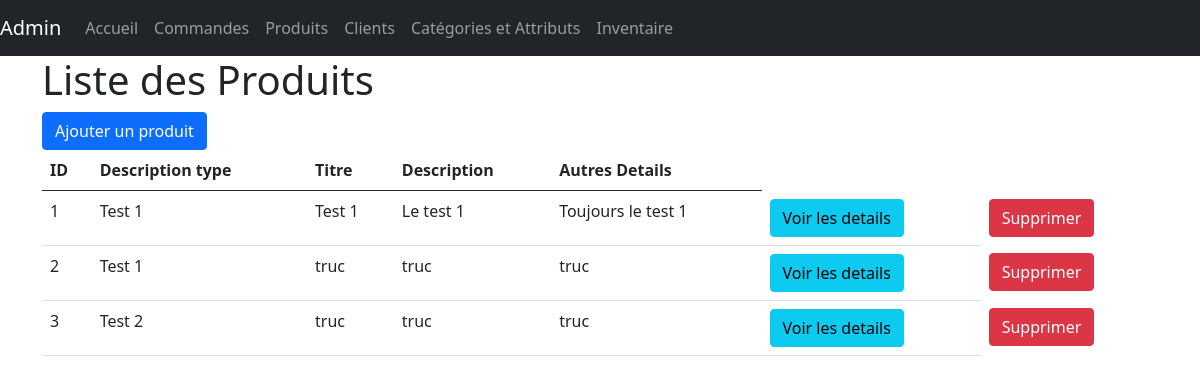
Before: /libraries/view/admin/products.html.php with the older database file.
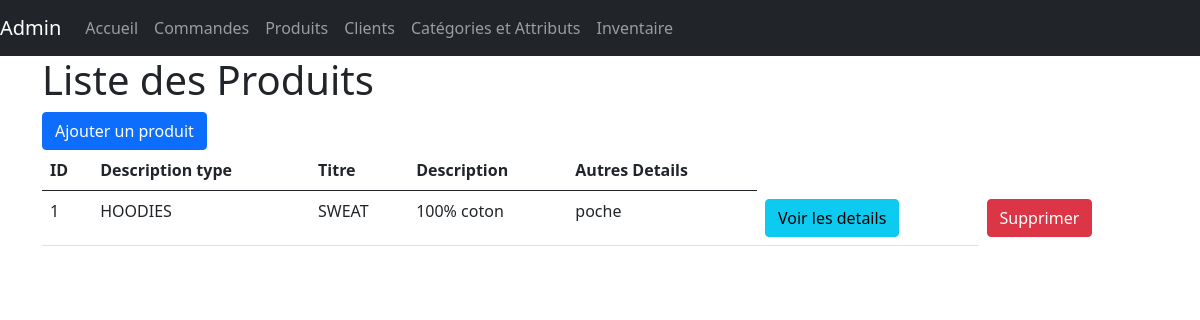
After: the same page with the newer database file.
### tables this page shows
CREATE TABLE IF NOT EXISTS `products` (
  `product_id` int(11) NOT NULL AUTO_INCREMENT,
  `product_type_id` int(11) NOT NULL,
  `product_name` varchar(45) NOT NULL,
  `product_description` mediumtext NOT NULL,
  `other_product_details` varchar(45) NOT NULL,
  PRIMARY KEY (`product_id`),
  KEY `fk_products_Ref_Product_Types1_idx` (`product_type_id`)
);

CREATE TABLE IF NOT EXISTS `ref_product_types` (
  `product_type_id` int(11) NOT NULL AUTO_INCREMENT,
  `parent_product_type_code` int(11) NOT NULL,
  `product_type_description` varchar(45) NOT NULL,
  PRIMARY KEY (`product_type_id`),
  KEY `fk_Ref_Product_Types_Ref_Product_Types1_idx` (`parent_product_type_code`)
);

### libraries/autoload.php (called while the page is built, shortened)
<?php
    spl_autoload_register(
        function ($className) {
            $className = str_replace("\\", "/", $className);
        }
    );

### libraries/Database.php (called while the page is built)
<?php
class Database
{
    private static $instance = null;
    public static function getPdo(): PDO
    {
        if (self::$instance === null) {
            self::$instance = $pdo = new PDO(
                'mysql:host=localhost;dbname=boutique;charset=utf8', 'root', '',
                [
                PDO::ATTR_ERRMODE => PDO::ERRMODE_EXCEPTION,
                PDO::ATTR_DEFAULT_FETCH_MODE => PDO::FETCH_ASSOC
                ]
            );
        }
        return self::$instance;
    }
}

### libraries/models/Models.php (called while the page is built, shortened)
<?php
class Models
{
    public function __construct()
    {
        $this->pdo = \Database::getPdo();
    }
}

### libraries/models/Products.php (called while the page is built, shortened)
<?php
class Products extends Models
{
    protected $pdo;
    public function findAll()
    {
        $sql = "SELECT `product_id`, ref_product_types.product_type_description, `product_name`, `product_description`, `other_product_details` FROM `products`NATURAL JOIN ref_product_types";
        $resultats = $this->pdo->query($sql);
        $articles = $resultats->fetchAll();
        return $articles;
    }
}

### libraries/view/admin/products.html.php (the view, shortened to what this page needs)
<?php
require_once '../../../libraries/autoload.php';
require_once 'nav.html.php';
$Produits = new \Models\Products();
?>
<main class="container">
    <div class="row">
        <section class="col-12">
            <h1>Liste des Produits</h1>
            <form method="POST">
                <input type="submit" name="addProduct" value="Ajouter un produit" class="btn btn-primary">
            </form>
            <table class="table">
                <thead>
                <th>ID</th>
                <th>Description type</th>
                <th>Titre</th>
                <th>Description</th>
                <th>Autres Details</th>
                </thead>
                <tbody>
                <?php
                $allProduits = $Produits -> findAll();
                foreach ($allProduits as $produit)
                {
                    echo ('<tr>
                                   <td>' . $produit['product_id'] . '</td>
                                   <td>' . $produit['product_type_description'] . '</td>
                                   <td>' . $produit['product_name'] . '</td>
                                   <td>' . $produit['product_description'] . '</td>
                                   <td>' . $produit['other_product_details'] . '</td>
                                   <td><a href="detailsproduct.html.php?product_id=' . $produit['product_id'] . '" class="btn btn-info">Voir les details</a></td>
                                   <form action="products.html.php" method="get">
                                   <td style="border: none;">
                                   <input type="submit" name="delete_Product" value="Supprimer" class="btn btn-danger" onclick="return confirm(\'Etes vous sûre de vouloir supprimer cet article ?\');">
                                   <input type="hidden" name="hiddenDeleteProduct" value="' . $produit['product_id'] . '">
                                   </td>
                                   </form>
                               </tr>
                            ');
                }
                ?>
                </tbody>
            </table>
        </section>
    </div>
</main>

### template/layout.html.php (shortened to what this page needs)
<!DOCTYPE html>
<html lang="en">
<head>
    <link href="https://cdn.jsdelivr.net/npm/bootstrap@5.0.0-beta2/dist/css/bootstrap.min.css" rel="stylesheet">
</head>
<body>
</body>
</html>

### libraries/view/admin/nav.html.php (shortened to what this page needs)
<?php
require_once '../../../template/layout.html.php';
?>
<header>
    <nav class="navbar navbar-expand-lg navbar-dark bg-dark">
        <a class="navbar-brand" href="#">Admin</a>
        <div class="collapse navbar-collapse" id="navbarNavDropdown">
            <ul class="navbar-nav">
                <li class="nav-item active">
                    <a class="nav-link" href="#">Accueil</a>
                </li>
                <li class="nav-item">
                    <a class="nav-link" href="#">Commandes</a>
                </li>
                <li class="nav-item">
                    <a class="nav-link" href="products.html.php">Produits</a>
                </li>
                <li class="nav-item">
                    <a class="nav-link" href="#">Clients</a>
                </li>
                <li class="nav-item">
                    <a class="nav-link" href="categories-attribute.html.php">Catégories et Attributs</a>
                </li>
                <li class="nav-item">
                    <a class="nav-link" href="inventaire.html.php">Inventaire</a>
                </li>
            </ul>
        </div>
    </nav>
</header>

Changed rows visible on the page:
removed products: product_id "2", product_type.product_type_description "Test 1", product_name "truc", product_description "truc", other_product_details "truc"
removed products: product_id "3", product_type.product_type_description "Test 2", product_name "truc", product_description "truc", other_product_details "truc"
changed products id 1: product_type.product_type_description "Test 1" → "HOODIES"; product_name "Test 1" → "SWEAT"; product_description "Le test 1" → "100% coton"; other_product_details "Toujours le test 1" → "poche"
